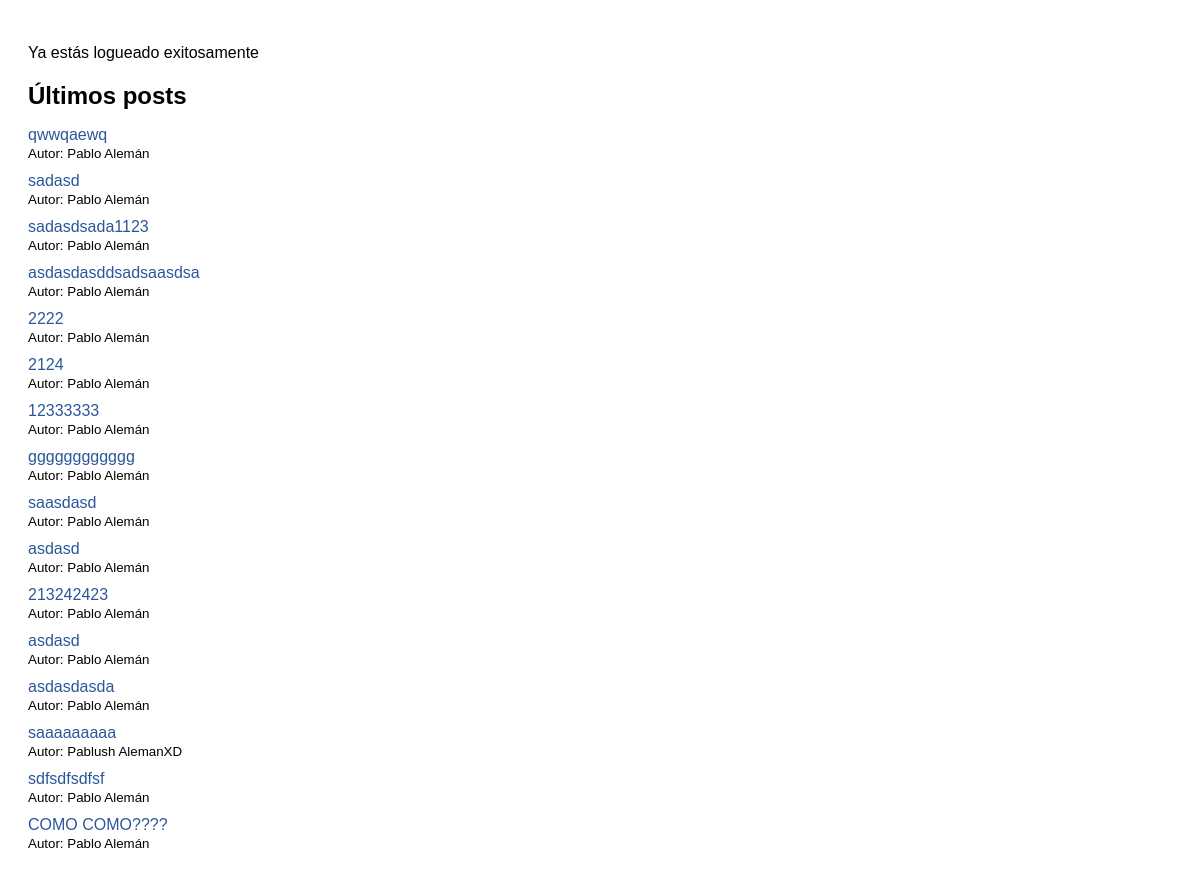
Page /home/ on the earlier database version.
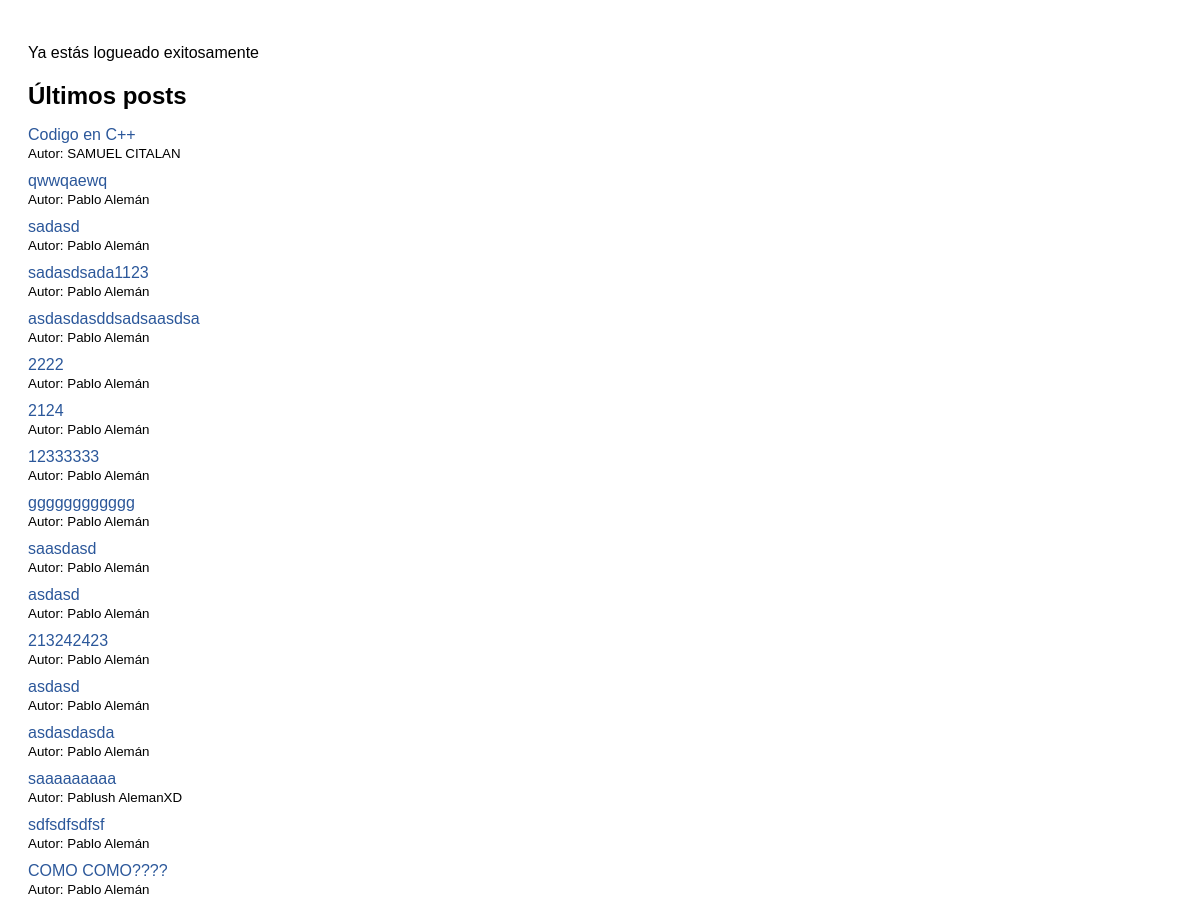
Same page on the later database version.
### accounts/models.py (models this page shows, shortened)
class Post(models.Model):
    author = models.ForeignKey(settings.AUTH_USER_MODEL, on_delete=models.CASCADE)
    title = models.CharField(max_length=200)
    content = models.TextField()
    created_at = models.DateTimeField(auto_now_add=True)

class CustomUser(AbstractBaseUser, PermissionsMixin):
    username = None
    uid = models.CharField(max_length=128, unique=True)
    email = models.EmailField(unique=True)
    name = models.CharField(max_length=100)
    photo_url = models.URLField(null=True, blank=True)
    bio = models.TextField(null=True, blank=True)
    date_joined = models.DateTimeField(auto_now_add=True)
    is_active = models.BooleanField(default=True)
    is_staff = models.BooleanField(default=False)
    USERNAME_FIELD = 'email'
    REQUIRED_FIELDS = ['uid']
    objects = CustomUserManager()

### accounts/views.py (the view)
# urls.py: path('home/', home, name='home'),
def home(request):
    posts = Post.objects.all().order_by('-id')
    return render(request, 'home.html', {'posts': posts})

### core/templates/home.html (shortened to what this page needs)
<!DOCTYPE html>
<html>
<head>
</head>
<body>
  <p>Ya estás logueado exitosamente</p>
  <h2>Últimos posts</h2>
  <ul>
    {% for post in posts %}
      <li>
        <a href="{% url 'ver_post' post.id %}">{{ post.title }}</a><br>
        <small>Autor: {{ post.author.name }}</small>
      </li>
    {% empty %}
      <p>No hay posts aún.</p>
    {% endfor %}
  </ul>
</body>
</html>

### core/templates/home.html (style rules this page uses)
body { font-family: sans-serif; padding: 20px; }
h2 { margin-bottom: 10px; }
ul { list-style: none; padding: 0; }
li { margin-bottom: 10px; }
a { text-decoration: none; color: #2b579a; }

Differences in the rows shown:
added Post: title "Codigo en C++", author.name "SAMUEL CITALAN"
